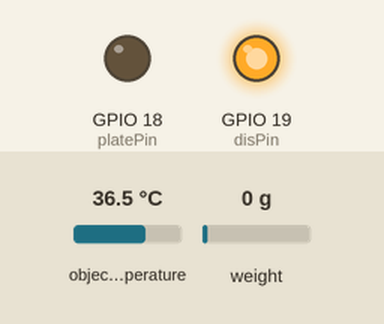
The sketch below on a simulated ESP32. On the bench: output pins drawn as LEDs (lit = HIGH). The inputs (shaded band) are chosen by the test bench; at power-on: object temperature 36.5 °C, weight on the scale 0 g. WiFi joins after 1.5 s; servers stay silent unless stated; storage starts empty; EEPROM starts erased; what the sketch prints to the serial monitor is not drawn.

Above: at 9.9 s.
10.0 s: object temperature set to 25.4 °C
14.2 s: object temperature set to 24.6 °C
At 19.7 s:
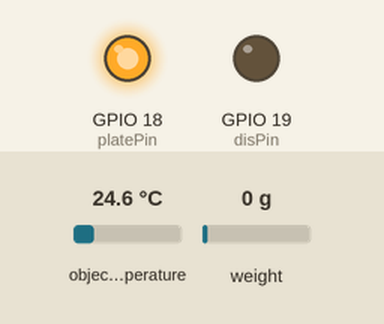
20.5 s: object temperature set to 26 °C
At 25.5 s:
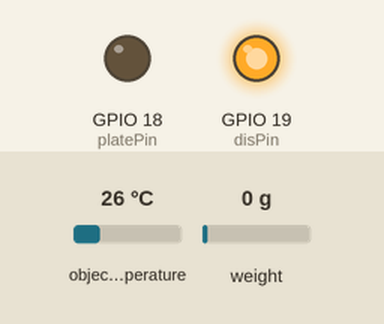
Timing chart, 0 to 27.0 s (numbered marks = the images above; inputs shaded):
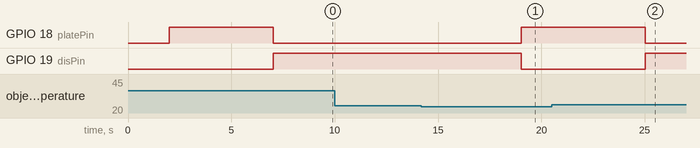

The sketch:

PolarCup.ino
```cpp
#include <Arduino.h>
#include "polar-cup.hpp"

PolarCup polarCup;

void setup() {
  Serial.begin(115200);
  polarCup.setup();
}

void loop() {
  polarCup.loop();
}
```

polar-cup.hpp
```cpp
#ifndef POLAR_CUP_HPP
#define POLAR_CUP_HPP
#include <HX711.h>
#include <Adafruit_MLX90614.h>
#include <Arduino.h>
#include <EEPROM.h>
#include <ESPAsyncWebServer.h>
#include <WiFi.h>
#include <Wire.h>
#include "SPIFFS.h"
#include "types.hpp"

struct Variables {
  f32 optTemp{25.0};
  f32 efficiency{0.5};
  f32 liqTemp{0.0};
  f32 weight{0.0};
  f32 volume{0.0};
  f32 time{0.0};
  f32 calWeigth{213.0};
  bool needsCooling{false};
  const c8* ssid{"Davis"};
  const c8* password{"12345678"};
};

class TemperatureSensor {
 public:
  TemperatureSensor() = default;
  void setup(Variables* variables);
  f32 getTemperature();

 private:
  u8 sdaPin = 21;
  u8 sclPin = 22;
  Adafruit_MLX90614 mlx = Adafruit_MLX90614();
  TwoWire i2c = TwoWire(0);
  Variables* variables;
};

class WeightSensor {
 public:
  WeightSensor() = default;
  void setup(Variables* variables);
  void calibrate();
  f32 getWeight();
  f32 getVolume();

 private:
  u8 doutPin = 4;
  u8 sckPin = 5;
  HX711 scale;
  Variables* variables;
};

class FreezeSystem {
 public:
  FreezeSystem() = default;
  void setup(Variables* variables);
  void switchFreeze(bool state);

 private:
  u8 platePin = 18;
  u8 disPin = 19;
  Variables* variables;
};

class WebServer {
 public:
  WebServer() = default;
  void setup(Variables* variables);

 private:
  void initSPIFFS();
  void initWiFi();
  AsyncWebServer server = AsyncWebServer(80);
  Variables* variables;
};

class PolarCup {
 public:
  PolarCup() = default;
  void setup();
  void loop();

 private:
  TemperatureSensor temperatureSensor;
  WeightSensor weightSensor;
  FreezeSystem freezeSystem;
  WebServer webServer;
  Variables variables;
};

#endif
```

polar-curp.cpp
```cpp
#include "polar-cup.hpp"

void TemperatureSensor::setup(Variables* variables) {
  this->variables = variables;
  if (!mlx.begin()) {
    Serial.println("Error al iniciar el sensor de temperatura");
  }
}

f32 TemperatureSensor::getTemperature() {
  return mlx.readObjectTempC();
}

void WeightSensor::setup(Variables* variables) {
  this->variables = variables;
  scale.begin(this->doutPin, this->sckPin);
  f32 scaleVal = -0.92;
  EEPROM.get(0, scaleVal);
  Serial.print("Scale value: ");
  Serial.println(scaleVal);
  Serial.println("Press + or - to calibrate");
  scale.set_scale(scaleVal);
  delay(2000);
  if (Serial.available()) {
    char temp = Serial.read();
    if (temp == '+' || temp == '-') {
      calibrate();
    }
  }
}

f32 WeightSensor::getWeight() {
  return scale.get_units(10);
}

f32 WeightSensor::getVolume() {
  return getWeight() * 0.9982;
}

void WeightSensor::calibrate() {
  bool conf = true;
  i64 adcLec;
  scale.read();
  scale.set_scale();
  scale.tare(20);
  Serial.println("Put the scale weigth");
  delay(1000);
  while (conf) {
    adcLec = scale.get_value(100);
    Serial.print("ADC lec: ");
    Serial.println(adcLec);
    f32 scaleVal = adcLec / variables->calWeigth;
    EEPROM.put(0, scaleVal);
    Serial.print("Calibration value: ");
    Serial.println(scaleVal);
    scale.set_scale(scaleVal);
    delay(3000);
    conf = false;
  }
}

void FreezeSystem::setup(Variables* variables) {
  this->variables = variables;
  pinMode(platePin, OUTPUT);
  pinMode(disPin, OUTPUT);
  digitalWrite(platePin, HIGH);
  digitalWrite(disPin, LOW);
}

void FreezeSystem::switchFreeze(bool state) {
  digitalWrite(platePin, state ? LOW : HIGH);
  digitalWrite(disPin, state ? HIGH : LOW);
}

void WebServer::setup(Variables* variables) {
  this->variables = variables;
  initSPIFFS();
  initWiFi();
  server.on("/", HTTP_GET, [](AsyncWebServerRequest* request) {
    Serial.println("Enviando index.html");
    request->send(SPIFFS, "/index.html", "text/html");
  });
  server.on("/styles.css", HTTP_GET, [](AsyncWebServerRequest* request) {
    Serial.println("Enviando styles.css");
    request->send(SPIFFS, "/styles.css", "text/css");
  });
  server.on("/script.js", HTTP_GET, [](AsyncWebServerRequest* request) {
    Serial.println("Enviando script.js");
    request->send(SPIFFS, "/script.js", "text/javascript");
  });
  server.on("/data", HTTP_GET, [this](AsyncWebServerRequest* request) {
    Serial.println("Enviando data");
    String data = "{\"temperature\": " + String(this->variables->liqTemp) +
                  ", \"volume\": " + String(this->variables->volume) +
                  ", \"time\": " + String(this->variables->time) +
                  ", \"needsCooling\": " + String(this->variables->needsCooling) + "}";
    Serial.println(data);
    request->send(200, "application/json", data);
  });
  server.begin();
}

void WebServer::initSPIFFS() {
  if (!SPIFFS.begin(true)) {
    Serial.println("¡Error al montar SPIFFS!");
    return;
  }
  Serial.println("SPIFFS montado correctamente.");
}

void WebServer::initWiFi() {
  WiFi.begin(variables->ssid, variables->password);
  while (WiFi.status() != WL_CONNECTED) {
    delay(1000);
    Serial.println("Conectando a WiFi...");
  }
  Serial.println("Conectado a WiFi");
}

void PolarCup::setup() {
  temperatureSensor.setup(&this->variables);
  weightSensor.setup(&this->variables);
  freezeSystem.setup(&this->variables);
  webServer.setup(&variables);
  Serial.println("End Setup");
}

void PolarCup::loop() {
  variables.liqTemp = temperatureSensor.getTemperature();
  variables.volume = weightSensor.getVolume() < 0
                         ? 10
                         : (weightSensor.getVolume() > 1000 ? 1000 : weightSensor.getVolume());
  variables.time = (variables.liqTemp - variables.optTemp) / variables.efficiency;
  variables.needsCooling = variables.liqTemp > variables.optTemp;
  if (variables.needsCooling) {
    freezeSystem.switchFreeze(true);
  } else {
    freezeSystem.switchFreeze(false);
  }
}
```

types.hpp
```cpp
#ifndef TYPES_HPP
#define TYPES_HPP

#include <cstdint>

using u8 = uint8_t;
using u16 = uint16_t;
using u32 = uint32_t;
using u64 = uint64_t;

using i8 = int8_t;
using i16 = int16_t;
using i32 = int32_t;
using i64 = int64_t;

using f32 = float;
using f64 = double;

using c8 = char;
using c16 = wchar_t;
using c32 = char32_t;

#endif
```

Measured:
- the behaviour switches between 25.1 and 25 °C on object temperature (found by bisection; images 0 and 1)
- after the input at 10.0 s, every drawn part: stays the same
- after the input at 14.2 s, GPIO 18 (platePin): LOW → HIGH after 4.8 s; GPIO 19 (disPin): HIGH → LOW after 4.8 s
- after the input at 20.5 s, GPIO 18 (platePin): HIGH → LOW after 4.5 s; GPIO 19 (disPin): LOW → HIGH after 4.5 s
